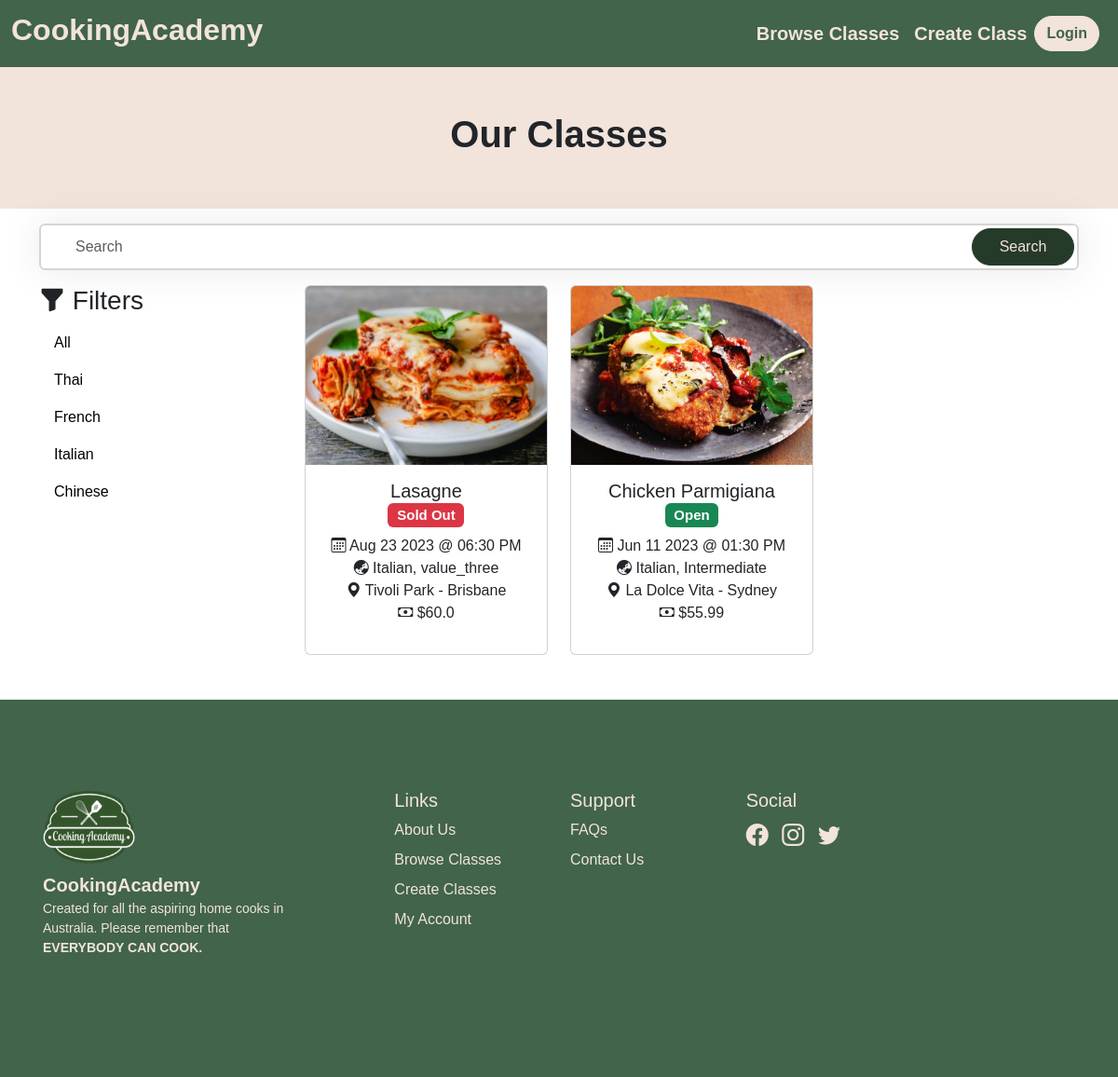
Page /classes/view_all/Italian on the committed database.
### website/models.py (models this page shows, shortened)
class Classes (db.Model):
    __tablename__='classes'
    id=db.Column(db.Integer, primary_key=True)
    cuisine=db.Column(db.String(20), index=True, nullable=False)
    status=db.Column(db.String(20), index=True, nullable=False)
    title=db.Column(db.String(30), nullable=False)
    level=db.Column(db.String(30), nullable=False)
    venue=db.Column(db.String(80), nullable=False)
    date=db.Column(db.Date, nullable=False)
    time=db.Column(db.Time, nullable=False)
    description=db.Column(db.String(500), nullable=False)
    image=db.Column(db.String(400), nullable=False)
    no_of_tickets=db.Column(db.Integer, nullable=False)
    tickets_booked= db.Column(db.Integer, default=0, nullable=False)
    tickets_remaining = db.Column(db.Integer)
    price=db.Column(db.Float, nullable=False)
    comments = db.relationship('Comments', backref='class')
    user_id = db.Column(db.Integer, db.ForeignKey('users.id'))  # Foreign key column

### website/classes.py (the view)
@classes_bp.route('/view_all/<genre>')
def view_events(genre):
    genre = genre.capitalize()
    genre_events_list = Classes.query.filter_by(cuisine=genre).filter(
        Classes.status != 'Inactive').all()
    return render_template('ClassSearch.html', genre=genre, events=genre_events_list)

### website/templates/ClassSearch.html (shortened to what this page needs)
{% extends 'base.html' %}
{% block content %}
<main>
    <div class="container-fluid p-5 mb-3 text-center align-items-center bg-body-primary">
        <h1 class="fw-bold">Our Classes</h1>
    </div>
    <div class="container-xl mb-3">
        <div class="row  d-flex justify-content-center align-items-center">
            <div class="col">
                <form>
                    <div class="search">
                        <input type="text" name="q" id="search" class="form-control" placeholder="Search">
                        <button class="btn btn-primary">Search</button>
                    </div>
                </form>
            </div>
        </div>
    </div>
    <div class="container-xl mb-5">
        <div class="row">
            <div class="col-12 col-sm-3">
                <h3>
                    <i class="bi bi-funnel-fill"></i>
                    Filters
                </h3>
                <ul class="nav nav-pills flex-column">
                            <li class="nav-item">
                            <a class="nav-link filter" aria-current="page"  href="{{url_for('classes.view_all_events')}}">All</a>
                            </li>
                            <li class="nav-item ">
                            <a class="nav-link filter"  href="{{url_for('classes.view_events', genre='Thai')}}">Thai</a>
                            </li>
                            <li class="nav-item ">
                            <a class="nav-link filter"   href="{{url_for('classes.view_events', genre='French')}}">French</a>
                            </li>
                            <li class="nav-item ">
                            <a class="nav-link filter" href="{{url_for('classes.view_events', genre='Italian')}}">Italian</a>
                            </li>
                            <li class="nav-item ">
                                <a class="nav-link filter"  href="{{url_for('classes.view_events', genre='Chinese')}}">Chinese</a>
                            </li>
                        </ul>
                    </div>
                <div class="col">
                    <div class="container-fluid gx-0">
                        <div class="row row-cols-1 row-cols-sm-1 row-cols-md-2 row-cols-lg-3 g-4 ">
                            {% if events|length == 0 %}
                            <div class="pt-5"><h5>Unfortunately, no classes matched your search criteria.Please try again.</h6></div>
                            {% else %}
                            {% for event in events %}
                              <div class="col">
                                  <a class="card-link" href="{{url_for('classes.show', id = event.id)}}">
                                      <div class="card text-center h-100">
                                        <img src="{{event.image}}" class="card-img-top" alt="{{event.title}}">
                                          <div class="card-body">
                                              <h5 class="card-title">{{event.title}} <br>
                                              {% if event.status == "Open" %}
                                              <span class="badge bg-success">Open</span>
                                              {% elif event.status == "Cancelled" %}
                                              <span class="badge bg-warning">Cancelled</span>
                                              {% elif event.status == "Sold Out" %}
                                              <span class="badge bg-danger">Sold Out</span>
                                              {% elif event.status == "Inactive" %}
                                              <span class="badge bg-light" style="color:hsla(0, 0%, 0%, 0.5);">Inactive</span>
                                              {% endif %}
                                              </h5><p>
                                              <i class="bi bi-calendar3"></i>
                                              {{event.date.strftime("%b %d %Y")}} @ {{event.time.strftime("%I:%M %p")}}
                                              <br>
                                              <i class="bi bi-globe-asia-australia"></i>
                                              {{event.cuisine}}, {{event.level}}
                                              <br>
                                              <i class="bi bi-geo-alt-fill"></i>
                                              {{event.venue}}
                                              <br>
                                              <i class="bi bi-cash"></i>
                                              ${{event.price}}
                                              </p>
                                          </div>
                                      </div>
                                  </a>
                              </div>
                              {% endfor %}
                              {% endif %}
                        </div>
                    </div>
                </div>
            </div>
        </div>
</main>
{% endblock %}

### website/static/CSS/main.css (style rules this page uses)
.bg-body-primary { background-color: #F2E3DB!important; }
body { font-family: Gills Sans, sans-serif; }
.btn-primary { --bs-btn-bg: #263A29!important; --bs-btn-color: #F2E3DB!important; --bs-btn-border-color: #263A29!important; --bs-btn-hover-bg: #41644A; --bs-btn-hover-border-color: #41644A!important; --bs-btn-hover-color: #F2E3DB!important; border-radius: 20px; --bs-btn-active-bg: #41644A; --bs-btn-active-border-color:#41644A; }
.search { position: relative; box-shadow: 0 0 40px rgba(51, 51, 51, .1); }
.search input { height: 50px; text-indent: 25px; border: 2px solid #d6d4d4; }
.search button { position: absolute; top: 5px; right: 5px; height: 40px; width: 110px; }
a.filter { color:black; }
.card-link { text-decoration: none; }
.card-img-top { width: 100%; height: 12rem; object-fit: cover; }

### rows in the picture
Classes: image (picture), title "Lasagne", status "Sold Out", date "Aug 23 2023", time "06:30 PM", cuisine "Italian", level "value_three", venue "Tivoli Park - Brisbane", price "60.0"
Classes: image (picture), title "Chicken Parmigiana", status "Open", date "Jun 11 2023", time "01:30 PM", cuisine "Italian", level "Intermediate", venue "La Dolce Vita - Sydney", price "55.99"
